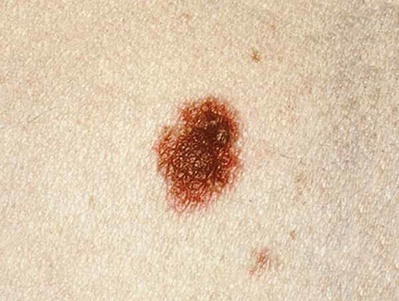
#> input picture LunaresModuloCv2/datasetLunares/dysplasticNevi/train/dysplasticNevi5.jpg, 399 x 301 px, shrunk from 599 x 451 before the run, found by its file name
$ python clasificadorLunares.py
#> lines starting #> are read from the running program, lines starting #| are printed output that depends on the picture; after the words box and inside, x2 and y2 are one past the last pixel; in counts of white or black regions, pixels touching at a corner belong together
#!/usr/bin/env python3
# -*- coding: utf-8 -*-
"""
Created on 01/01/2025
@author: franciscorealescastro & Mau
"""

import cv2
import numpy as np

img=cv2.imread('F:/OpenCV/datasetLunares/dysplasticNevi/train/dysplasticNevi5.jpg')
#> img is the input picture: shape (301, 399, 3); mean B, G, R 174.3, 199.7, 221.6

def getFeatures(img):
    gray = cv2.cvtColor(img,cv2.COLOR_BGR2GRAY)

    threshold,_ = cv2.threshold(gray,0,255,cv2.THRESH_OTSU)


    mask = np.uint8(1*(gray<threshold))

    B=(1/255)*np.sum(img[:,:,0]*mask)/np.sum(mask)
    G=(1/255)*np.sum(img[:,:,1]*mask)/np.sum(mask)
    R=(1/255)*np.sum(img[:,:,2]*mask)/np.sum(mask)
    return [B,G,R]
#generacion del dataset de caracteristicas
import glob

paths=[r'F:/OpenCV/datasetLunares/dysplasticNevi/train/',
       r'F:/OpenCV/datasetLunares/spitzNevus/train/'
       ]

labels=[]
features=[]

for label, path in enumerate(paths):
    for filename in glob.glob(path+"*.jpg"):
        img=cv2.imread(filename)
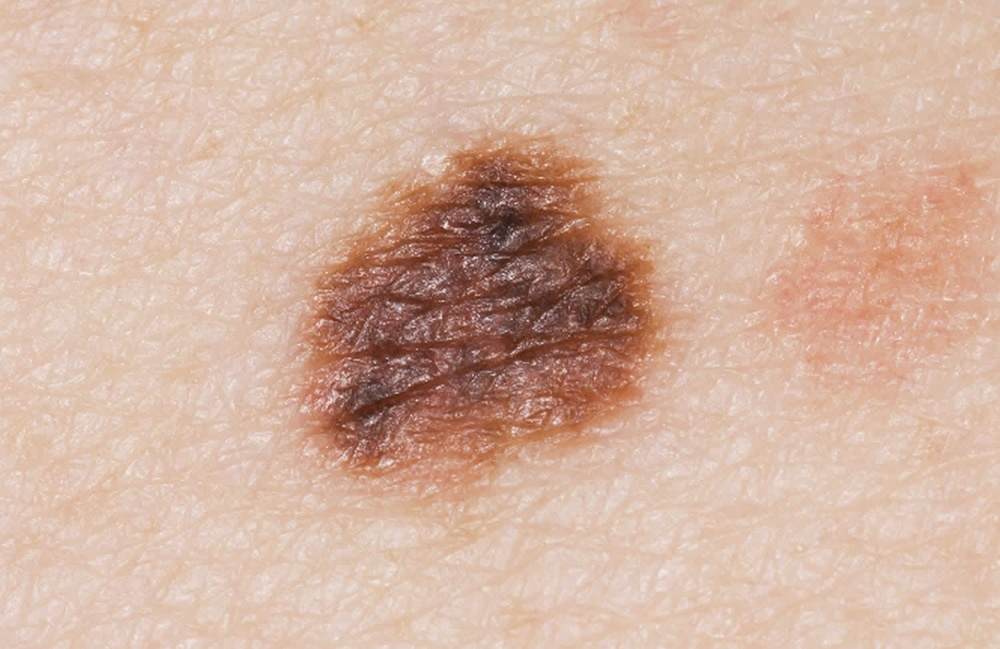
#> input picture LunaresModuloCv2/datasetLunares/dysplasticNevi/train/dysplasticNevi1.jpg, 1000 x 649 px, shrunk from 1500 x 974 before the run
#> img is the input picture: shape (649, 1000, 3); mean B, G, R 161.1, 178.8, 212.3
        features.append(getFeatures(img))
#> in getFeatures, `gray = cv2.cvtColor(img,cv2.COLOR_BGR2GRAY)`:
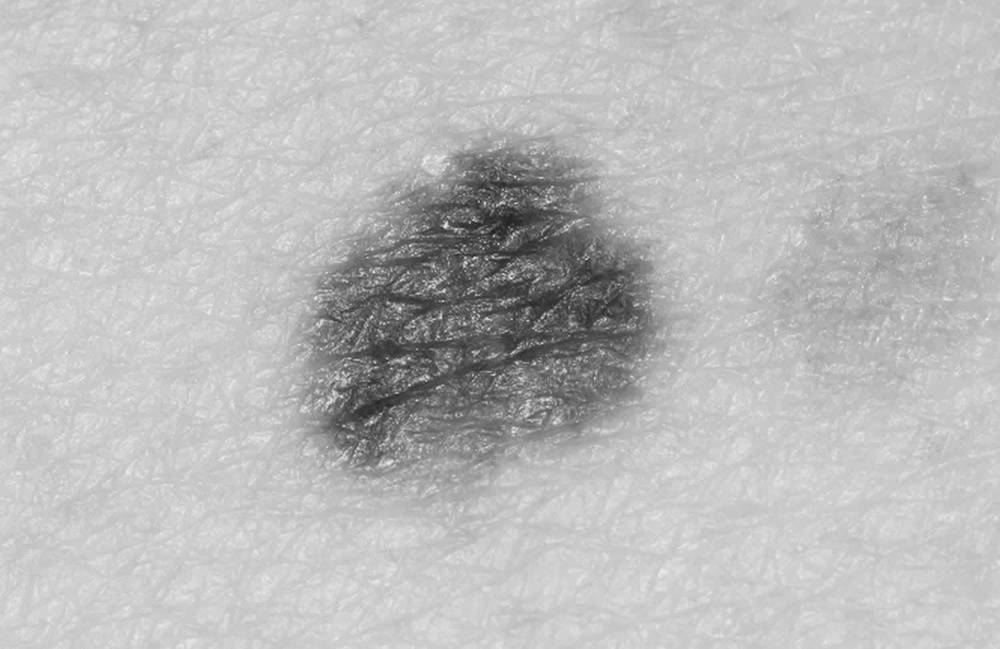
#> gray: shape (649, 1000); min 28, max 238, mean 186.8
#> in getFeatures, `threshold,_ = cv2.threshold(gray,0,255,cv2.THRESH_OTSU)`: threshold = 151
#> in getFeatures, `mask = np.uint8(1*(gray<threshold))`:
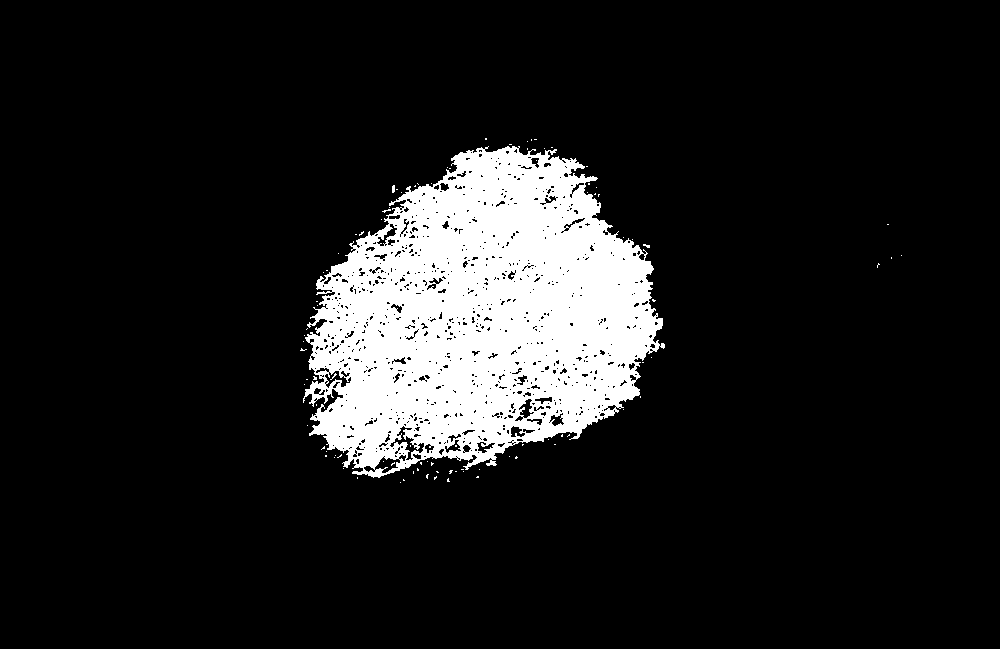
#> mask: shape (649, 1000); values 0 (black) and 1 (white), 11.9% white; 92 white regions (90 under 20 px), largest, box (x1, y1, x2, y2) and area: (303, 146, 665, 478) 77122, (392, 185, 395, 193) 22
#> in getFeatures, `B=(1/255)*np.sum(img[:,:,0]*mask)/np.sum(mask)`: B = 0.286
#> in getFeatures, `G=(1/255)*np.sum(img[:,:,1]*mask)/np.sum(mask)`: G = 0.354
#> in getFeatures, `R=(1/255)*np.sum(img[:,:,2]*mask)/np.sum(mask)`: R = 0.565
        labels.append(label)

features=np.array(features)
labels=np.array(labels)
labels=2*labels-1


#visualizacion del dataset en el espacio de caracteristicas

import matplotlib.pyplot as plt
fig=plt.figure()
ax=fig.add_subplot(111,projection='3d')

for i, feature_row in enumerate(features):
    if labels[i]==-1:
        ax.scatter(feature_row[0],feature_row[1],feature_row[2],marker='*', c='k')
    else:
        ax.scatter(feature_row[0],feature_row[1],feature_row[2],marker='*', c='r')

ax.set_xlabel('B')
ax.set_ylabel('G')
ax.set_zlabel('R')


# error en funcion de las constantes del hiperplano

subFeatures=features[:,1::]
loss=[]

for w1 in np.linspace(-6,6,100):
    for w2 in np.linspace(-6,6,100):
        totalError=0
        for i,feature_row in enumerate(subFeatures):
            sample_error= (w1*feature_row[0]+w2*feature_row[1]-labels[i])**2
            totalError+=sample_error
        loss.append([w1,w2,totalError])

loss = np.array(loss)

from matplotlib import cm

fig=plt.figure()
ax1=fig.add_subplot(111,projection='3d')

ax1.plot_trisurf(loss[:,0],loss[:,1],loss[:,2],cmap=cm.jet, linewidth=0)
ax1.set_xlabel('w1')
ax1.set_ylabel('w2')
ax1.set_zlabel('loss')


#calculo del hiperplano que separa las dos clases de forma optima
A=np.zeros((4,4))
b=np.zeros((4,1))

for i, feature_row in enumerate(features):
    x=np.append([1],feature_row)
    x= x.reshape((4,1))
    y=labels[i]
    A=A+x*x.T
    b=b+x*y

invA=np.linalg.inv(A)

W=np.dot(invA,b)

X=np.arange(0,1,0.1)
Y=np.arange(0,1,0.1)
X,Y=np.meshgrid(X,Y)

##W[3]*Z+W[1]*X+W[2]*Y+W[0]=0

Z=-(W[1]*X+W[2]*Y+W[0])/W[3]

ax.plot_surface(X,Y,Z, cmap=cm.Blues)


#error de entrenamiento

prediction = 1*(W[0] + np.dot(features,W[1::]))>=0

prediction = 2*prediction-1

error=np.sum(prediction != labels.reshape(-1,1))/len(labels)

efectividad = 1-error

#prediccion para una imagen

path_img='F:/OpenCV/datasetLunares/dysplasticNevi/train/dysplasticNevi5.jpg'

img=cv2.imread(path_img)

feature_vector=np.array(getFeatures(img))
#> in getFeatures (call 9), `gray = cv2.cvtColor(img,cv2.COLOR_BGR2GRAY)`:
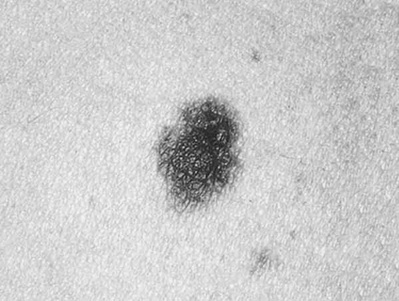
#> gray: shape (301, 399); min 24, max 249, mean 203.3
#> in getFeatures (call 9), `threshold,_ = cv2.threshold(gray,0,255,cv2.THRESH_OTSU)`: threshold = 150
#> in getFeatures (call 9), `mask = np.uint8(1*(gray<threshold))`:
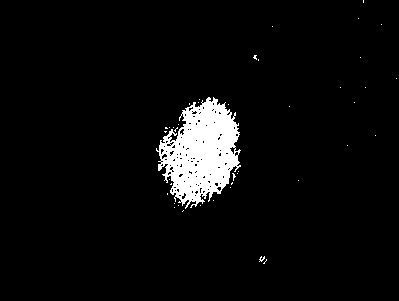
#> mask: shape (301, 399); values 0 (black) and 1 (white), 4.8% white; 42 white regions (41 under 20 px), largest, box (x1, y1, x2, y2) and area: (156, 97, 241, 209) 5613
#> in getFeatures (call 9), `B=(1/255)*np.sum(img[:,:,0]*mask)/np.sum(mask)`: B = 0.177
#> in getFeatures (call 9), `G=(1/255)*np.sum(img[:,:,1]*mask)/np.sum(mask)`: G = 0.286
#> in getFeatures (call 9), `R=(1/255)*np.sum(img[:,:,2]*mask)/np.sum(mask)`: R = 0.579
#> feature_vector = [0.177, 0.286, 0.579]

result=np.sign(W[0]+np.dot(feature_vector,W[1::]))

if result == -1:
    print("es un dysplasticNevi")
else:
    print("es un spitzNevus")


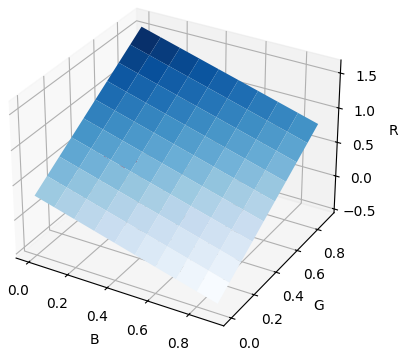
#> figure drawn by matplotlib, 1 panel
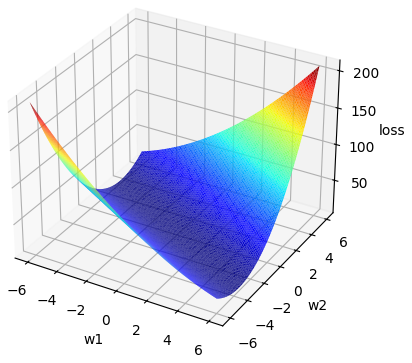
#> figure drawn by matplotlib, 1 panel
